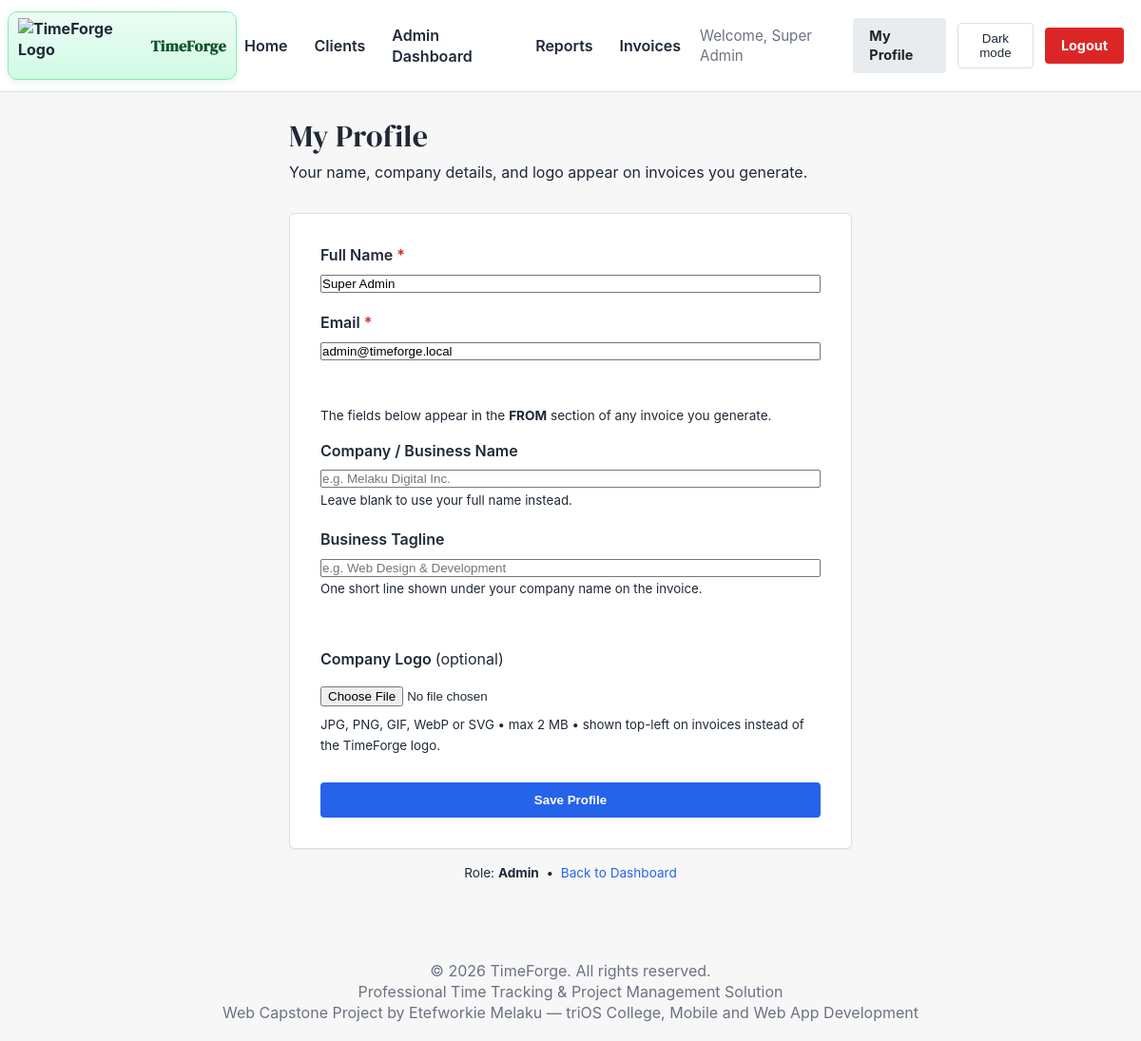
The app's page /profile.php (signed in) with its own data.
### tables this page shows
CREATE TABLE `users` (
  `id` int(11) NOT NULL,
  `company_id` int(11) DEFAULT NULL,
  `username` varchar(50) NOT NULL,
  `email` varchar(100) NOT NULL,
  `password` varchar(255) NOT NULL,
  `role` enum('admin','freelancer','client') NOT NULL DEFAULT 'freelancer',
  `full_name` varchar(100) NOT NULL,
  `company_name` varchar(150) DEFAULT NULL,
  `business_tagline` varchar(200) DEFAULT NULL,
  `company_logo` varchar(255) DEFAULT NULL,
  `is_active` tinyint(1) DEFAULT 1,
  `last_login` datetime DEFAULT NULL,
  `last_active_at` datetime DEFAULT NULL,
  `current_project_id` int(11) DEFAULT NULL,
  `password_reset_token` varchar(255) DEFAULT NULL,
  `password_reset_expires` datetime DEFAULT NULL,
  `created_at` timestamp NOT NULL DEFAULT current_timestamp(),
  `updated_at` timestamp NOT NULL DEFAULT current_timestamp() ON UPDATE current_timestamp()
);

### src/Core/Auth.php (called while the page is built, shortened)
<?php
function devBypassEnabled() {
    return defined('DEV_AUTH_BYPASS') && DEV_AUTH_BYPASS === true;
}
function getCurrentUser() {
    return isset($_SESSION['user_id']) ? $_SESSION : null;
}
function isLoggedIn() {
    return isset($_SESSION['user_id']) && !empty($_SESSION['user_id']);
}
function hasRole($role) {
    return isset($_SESSION['role']) && $_SESSION['role'] === $role;
}

### profile.php (the view, shortened to what this page needs)
<?php
require_once __DIR__ . '/includes/auth.php';
require_once __DIR__ . '/db.php';
$user_id = $_SESSION['user_id'];
$stmt = $pdo->prepare("SELECT full_name, email, company_name, business_tagline, company_logo, role FROM users WHERE id = :id");
$stmt->execute([':id' => $user_id]);
$user  = $stmt->fetch();
?>
<!DOCTYPE html>
<html lang="en">
<head>
    <link rel="stylesheet" href="/TimeForge_Capstone/css/style.css">
</head>
<body>
<?php include __DIR__ . '/includes/header_partial.php'; ?>
<div class="container" style="max-width: 640px;">
    <h1 class="heading-serif" style="color:var(--color-accent); margin-bottom: 0.25rem;">My Profile</h1>
    <p style="color:var(--color-text-secondary); margin-bottom: 2rem;">
        Your name, company details, and logo appear on invoices you generate.
    </p>
    <div class="card" style="padding: 2rem;">
        <form method="POST" enctype="multipart/form-data">
            <div style="margin-bottom: 1.25rem;">
                <label style="display:block; font-weight:600; margin-bottom:0.4rem;">Full Name <span style="color:#dc2626;">*</span></label>
                <input type="text" name="full_name" required class="form-input"
                       value="<?php echo htmlspecialchars($user['full_name']); ?>"
                       style="width:100%;">
            </div>
            <div style="margin-bottom: 1.25rem;">
                <label style="display:block; font-weight:600; margin-bottom:0.4rem;">Email <span style="color:#dc2626;">*</span></label>
                <input type="email" name="email" required class="form-input"
                       value="<?php echo htmlspecialchars($user['email']); ?>"
                       style="width:100%;">
            </div>
            <p style="font-size:0.85rem; color:var(--color-text-secondary); margin-bottom:1rem;">
                The fields below appear in the <strong>FROM</strong> section of any invoice you generate.
            </p>
            <div style="margin-bottom: 1.25rem;">
                <label style="display:block; font-weight:600; margin-bottom:0.4rem;">Company / Business Name</label>
                <input type="text" name="company_name" class="form-input"
                       placeholder="e.g. Melaku Digital Inc."
                       value="<?php echo htmlspecialchars($user['company_name'] ?? ''); ?>"
                       style="width:100%;">
                <small style="color:var(--color-text-secondary);">Leave blank to use your full name instead.</small>
            </div>
            <div style="margin-bottom: 1.75rem;">
                <label style="display:block; font-weight:600; margin-bottom:0.4rem;">Business Tagline</label>
                <input type="text" name="business_tagline" class="form-input"
                       placeholder="e.g. Web Design & Development"
                       value="<?php echo htmlspecialchars($user['business_tagline'] ?? ''); ?>"
                       style="width:100%;">
                <small style="color:var(--color-text-secondary);">One short line shown under your company name on the invoice.</small>
            </div>
            <div style="margin-bottom: 1.75rem;">
                <label style="display:block; font-weight:600; margin-bottom:0.75rem;">Company Logo <span style="font-weight:400; color:var(--color-text-secondary);">(optional)</span></label>
                <input type="file" name="company_logo" id="logo-upload" accept="image/jpeg,image/png,image/gif,image/webp,image/svg+xml"
                       style="width:100%; padding:0.4rem 0;"
                       onchange="previewLogo(this)">
                <small style="color:var(--color-text-secondary);">
                    JPG, PNG, GIF, WebP or SVG &bull; max 2 MB &bull; shown top-left on invoices instead of the TimeForge logo.
                </small>
            </div>
            <button type="submit" class="btn btn-primary" style="width:100%;">Save Profile</button>
        </form>
    </div>
    <p style="margin-top:1rem; font-size:0.85rem; color:var(--color-text-secondary); text-align:center;">
        Role: <strong><?php echo ucfirst($user['role']); ?></strong>
        &nbsp;&bull;&nbsp;
        <a href="/TimeForge_Capstone/index.php">Back to Dashboard</a>
    </p>
</div>
<?php include __DIR__ . '/includes/footer_partial.php'; ?>
</body>
</html>

### includes/header_partial.php (shortened to what this page needs)
<?php
require_once __DIR__ . '/auth.php';
$current_user = getCurrentUser();
?>
<header>
  <div class="logo">
    <a href="/TimeForge_Capstone/index.php?view=welcome" class="logo-link">
      <img src="/TimeForge_Capstone/icons/logo.png" alt="TimeForge Logo">
      <span>TimeForge</span>
    </a>
  </div>
  <nav>
    <a href="/TimeForge_Capstone/index.php">Home</a>
    <?php if (isLoggedIn()): ?>
      <?php if (hasRole('client')): ?>
        <a href="/TimeForge_Capstone/client/dashboard.php">My Dashboard</a>
        <a href="/TimeForge_Capstone/client/projects.php">My Projects</a>
        <a href="/TimeForge_Capstone/invoices/history.php">Invoices</a>
      <?php else: ?>
        <a href="/TimeForge_Capstone/clients.php">Clients</a>
        <?php if (hasRole('admin')): ?>
          <a href="/TimeForge_Capstone/admin/dashboard.php">Admin Dashboard</a>
          <a href="/TimeForge_Capstone/admin/reports.php">Reports</a>
          <a href="/TimeForge_Capstone/invoices/history.php">Invoices</a>
        <?php elseif (hasRole('freelancer')): ?>
          <a href="/TimeForge_Capstone/freelancer/dashboard.php">Freelancer Portal</a>
        <?php endif; ?>
      <?php endif; ?>
      <span class="nav-text">Welcome, <?php echo htmlspecialchars($current_user['full_name'] ?? 'User'); ?></span>
      <a href="/TimeForge_Capstone/profile.php" class="btn btn-secondary btn-compact">My Profile</a>
      <button id="themeToggle" class="theme-toggle">Dark mode</button>
      <a href="/TimeForge_Capstone/includes/logout.php" class="btn btn-danger btn-compact">Logout</a>
    <?php else: ?>
      <button id="themeToggle" class="theme-toggle">Dark mode</button>
      <a href="/TimeForge_Capstone/login.php">Login</a>
      <a href="/TimeForge_Capstone/register.php">Register</a>
    <?php endif; ?>
  </nav>
</header>
<link rel="stylesheet" href="/TimeForge_Capstone/css/style.css">
<link rel="stylesheet" href="/TimeForge_Capstone/css/time_tracker.css">

### css/style.css (style rules this page uses)
* { margin: 0; padding: 0; box-sizing: border-box; }
html, body { height: 100%; }
body { font-family: -apple-system, BlinkMacSystemFont, "Segoe UI", Roboto, Arial, sans-serif; background: #f7f7f8; color: #1f2937; line-height: 1.4; transition: background-color 0.3s ease, color 0.3s ease; }
.logo span { font-family: 'DM Serif Display', serif; letter-spacing: 0.4px; }
.heading-serif { font-family: 'DM Serif Display', serif; font-weight: 400; letter-spacing: 0.2px; }
a { color: #2563eb; text-decoration: none; }
.container { max-width: 1000px; margin: 0 auto; padding: 24px; }
header { background: #ffffff; border-bottom: 1px solid #dedfe3; padding: 12px 18px 12px 8px; display: flex; align-items: center; justify-content: space-between; }
.logo { display: flex; align-items: center; gap: 10px; font-weight: 700; color: #1f2937; }
.logo a { display: flex; align-items: center; gap: 10px; color: #1f2937; text-decoration: none; padding: 6px 10px; border: 1px solid #86efac; border-radius: 10px; background: linear-gradient(180deg, #ecfdf5 0%, #d1fae5 100%); box-shadow: 0 2px 6px rgba(22, 163, 74, 0.12); transition: transform 120ms ease, filter 120ms ease, box-shadow 120ms ease; }
.logo a span { color: #14532d; }
.logo img { height: 58px; width: auto; display: block; transition: transform 120ms ease, filter 120ms ease; }
nav { display: flex; align-items: center; gap: 12px; }
nav a { color: #1f2937; font-weight: 600; padding: 6px 8px; border-radius: 4px; }
.nav-text { color: #6b7280; font-size: 0.95rem; }
.card { background: #ffffff; border: 1px solid #dedfe3; border-radius: 6px; padding: 18px; box-shadow: 0 1px 2px rgba(0, 0, 0, 0.06); }
.btn { display: inline-block; padding: 10px 14px; border-radius: 4px; border: 1px solid transparent; font-weight: 700; cursor: pointer; }
.btn-primary { background: #2563eb; color: #fff; }
.btn-danger { background: #dc2626; color: #fff; }
.theme-toggle { background: transparent; border: 1px solid #dedfe3; color: #1f2937; padding: 8px 10px; border-radius: 4px; }
.btn-secondary { background: #e9ecef; color: #222; }
.btn-compact { padding: 0.5rem 1rem; font-size: 0.9rem; }

### css/time_tracker.css (style rules this page uses)
:root { --tf-timer-bg: #1e1e2d; --tf-timer-text: #ffffff; --tf-timer-accent: #00d2b5; --tf-timer-danger: #ff5b5b; --tf-timer-idle: #f39c12; }

### records on screen
users: full_name "Super Admin", email "admin@timeforge.local", role "Admin"
